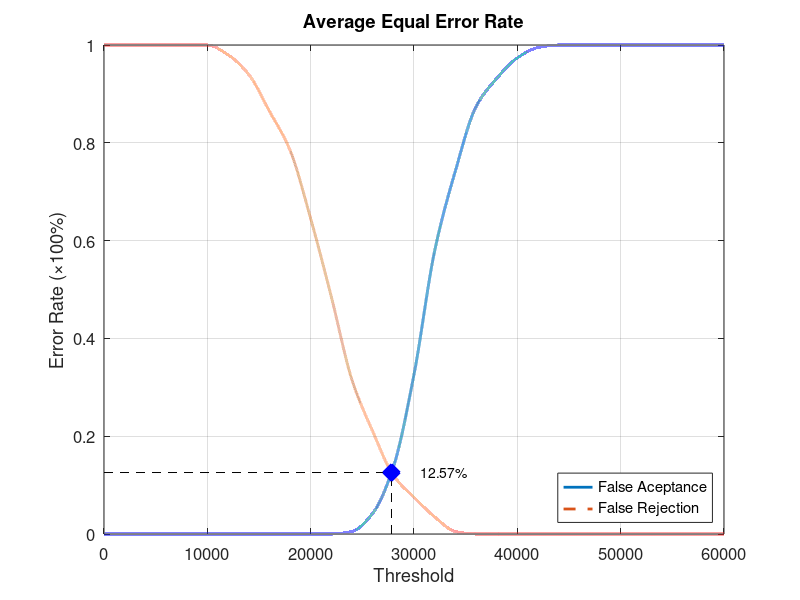
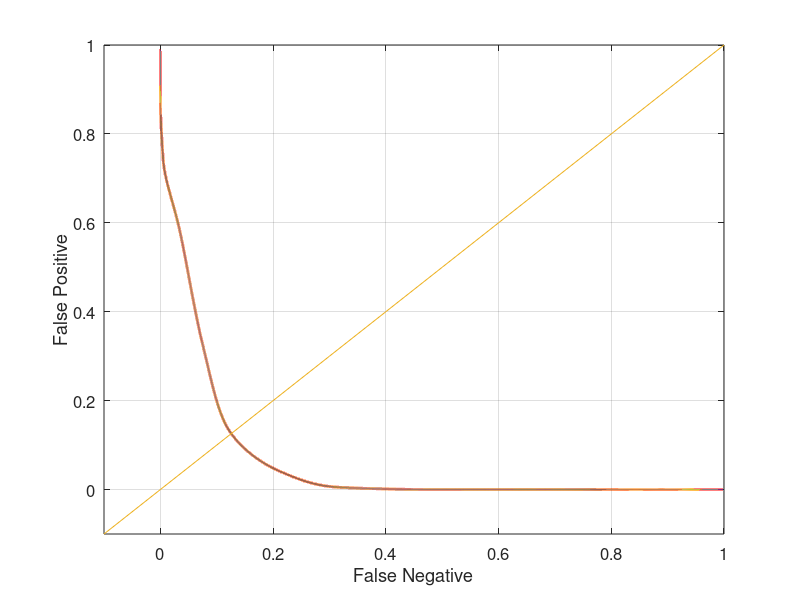

Write the MATLAB code that produced these figures, in order.
function yEER = Database2_3
close all;
clear;
clc;
x = 0:2000:60000;
xq = 0:0.5:60000;

y0 = [0 0 0 0 0 0 0 0 0 0 0 0 0.00526316 0.0421053 0.136842 0.326316 0.578947 0.742105 0.873684 0.931579 0.973684 0.994737 1 1 1 1 1 1 1 1 1];
yy0 = interp1(x, y0, xq, 'pchip');
y1 = [1 1 1 1 1 1 0.98 0.94 0.865 0.785 0.645 0.485 0.315 0.21 0.12 0.075 0.035 0.005 0 0 0 0 0 0 0 0 0 0 0 0 0];
yy1 = interp1(x, y1, xq, 'pchip');

% Calculating EER: 
y2 = abs(y0 - y1);
find(y2 == min(y2))
yy2 = abs(yy0 - yy1);
xEER = find(yy2 == min(yy2));
xEERIndex = xq(xEER) % X-axis EER
yEER = yy0(xEER) % Y-axis EER

main = figure
plot(xq, yy0,'-','LineWidth', 2);	hold on
plot(xq, yy1,'--','LineWidth', 2);	hold on
plot([xEERIndex xEERIndex], [0 yEER], 'k--');	hold on
plot([0 xEERIndex], [yEER yEER], 'k--');	hold on
plot(xEERIndex, yEER, 'bx', 'LineWidth', 10);	hold on
text(xEERIndex + 10 * xEERIndex / 100, yEER, [num2str(round((10000 * yEER)) / 100) '%'])
legend('False Aceptance', 'False Rejection', 'Location', 'SouthEast')
xlabel('Threshold')
ylabel('Error Rate (\times100%)')
title('Average Equal Error Rate')
set(gca, 'FontSize', 12)
axis([0 60000 0 1])
grid on

print(main, 'Database2_3Main', '-dpng');
FNRxFPR = figure('Color', [1 1 1]);
plot(yy1, yy0, '-', yy1, yy0, 'LineWidth', 2);
hold on
y = -0.1:0.1:1
plot(y, y); 
set(gca, 'FontSize', 12)
xlabel('False Negative')
ylabel('False Positive')
axis([-0.1 1 -0.1 1])
set(gca, 'FontSize', 12)
grid on

print(FNRxFPR, 'Database2_3FNRxFPR','-dpng');
end
